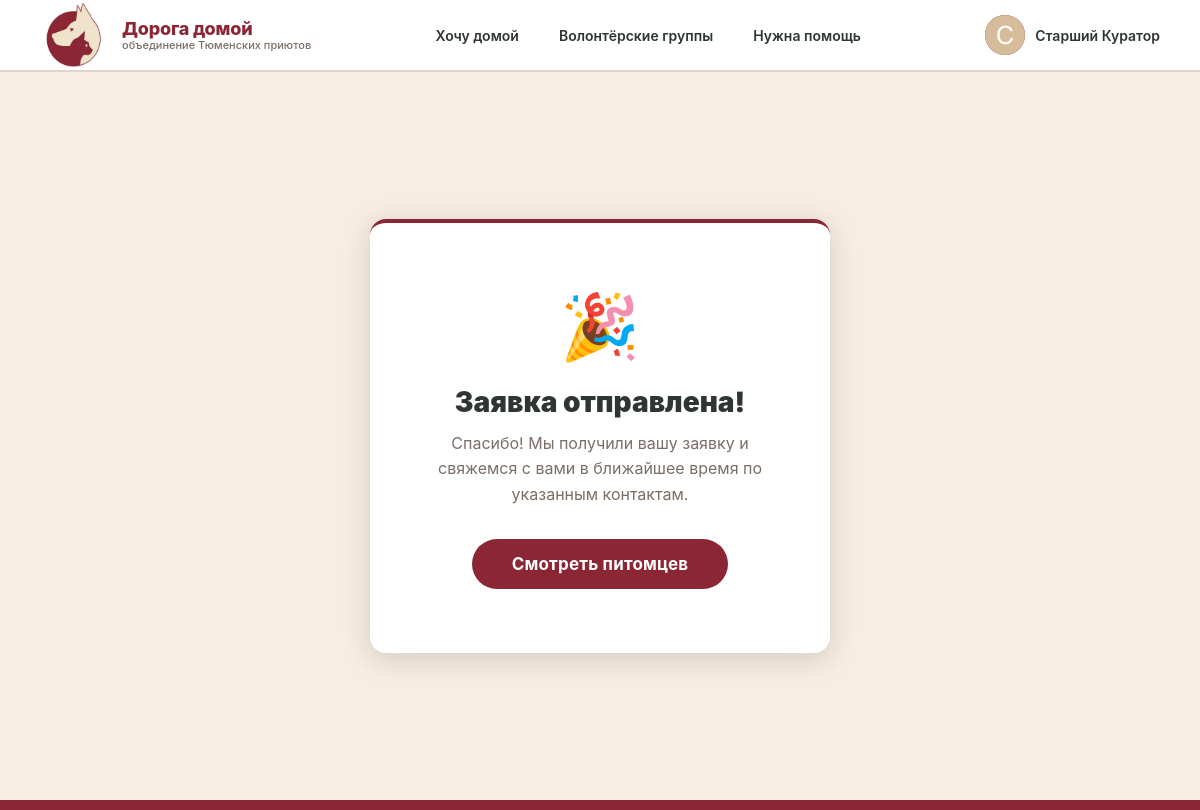
Page /events/success/ (signed in) on the committed database.
### users/models.py (models this page shows, shortened)
class User(AbstractUser):
    username = models.CharField(
        max_length=150,
        unique=True
    )
    ROLE_CHOICES = [
        ("user", "Население"),
        ("shelter", "Приют"),
    ]
    email = models.EmailField(
        verbose_name="Email",
        blank=True,
        null=True,
    )
    name = models.CharField(
        max_length=UserFieldLength.NAME,
        verbose_name="Имя",
    )
    surname = models.CharField(
        max_length=UserFieldLength.SURNAME,
        verbose_name="Фамилия",
    )
    avatar = models.ImageField(
        upload_to="avatars/",
        verbose_name="Аватарка",
        blank=True,
        null=True,
    )
    role = models.CharField(
        max_length=20,
        choices=ROLE_CHOICES,
        default="user"
    )
    phone = models.CharField(
        unique=True,
        max_length=UserFieldLength.PHONE,
        verbose_name="Телефон",
        blank=True,
        null=True,
    )
    vk = models.URLField(
        blank=True,
        verbose_name="Ссылка VK",
    )
    telegram = models.CharField(
        max_length=33,
        blank=True,
        verbose_name="Telegram",
    )
    about = models.TextField(
        blank=True,
        null=True,
        verbose_name="О себе",
    )
    favorites = models.ManyToManyField(
        "animals.Animal",
        related_name="interested_users",
        blank=True,
        verbose_name="Избранные животные",
    )
    USERNAME_FIELD = "username"
    REQUIRED_FIELDS = ["email", "name", "surname"]
    objects = UserManager()
    class Meta:
        verbose_name = "Пользователь"
        verbose_name_plural = "Пользователи"
        ordering = ["-date_joined"]

### events/views.py (the view)
# urls.py: path("success/", ApplicationSuccessView.as_view(), name="success"),
class ApplicationSuccessView(TemplateView):
    template_name = "applications/application-success.html"

### events/templates/applications/application-success.html (shortened to what this page needs)
{% extends "base.html" %}
{% block content %}
<div class="success-page">
  <div class="success-card">
    <div class="success-card__icon">🎉</div>
    <h1>Заявка отправлена!</h1>
    <p>Спасибо! Мы получили вашу заявку и свяжемся с вами в ближайшее время по указанным контактам.</p>
    <a href="{% url 'animals:animal_list' %}" class="btn btn-red btn-lg">Смотреть питомцев</a>
  </div>
</div>
{% endblock %}

### templates/base.html (shortened to what this page needs)
{% load static %}
<!DOCTYPE html>
<html lang="ru">
<head>
  <link rel="stylesheet" href="{% static 'css/style.css' %}" />
</head>
<body style="display:flex; flex-direction:column; min-height:100vh;">
<header class="header">
  <div class="header__inner">
    <a href="{% url 'home' %}" class="header__logo">
      <div class="header__logo-icon">
        <img src="{% static 'img/logo.jpg' %}">
      </div>
      <div class="header__logo-text">
        <div class="header__logo-title">
          Дорога домой
        </div>
        <div class="header__logo-sub">
          объединение Тюменских приютов
        </div>
      </div>
    </a>
    <nav class="header__nav">
      <a href="{% url 'animals:animal_list' %}" class="{% block nav_home %}{% endblock %}">Хочу домой</a>
      <a href="{% url 'users:group_list' %}" class="{% block nav_groups %}{% endblock %}">Волонтёрские группы</a>
      <a href="{% url 'events:event_list' %}" class="{% block nav_events %}{% endblock %}">Нужна помощь</a>
    </nav>
    <div class="header__user">
      {% if user.is_authenticated %}
        <a href="{% url 'users:user_detail' user.id %}" style="display:flex;align-items:center;gap:10px;">
          {% if user.avatar %}
            <img class="avatar-circle" src="{{ user.avatar.url }}" alt="{{ user.username }}" style="width:40px;height:40px;" />
          {% else %}
            <div class="avatar-circle" style="width:40px;height:40px;font-size:15px;">{{ user.name|first|upper }}</div>
          {% endif %}
          <span class="header__user-name">
            {% if user.name and user.surname %}{{ user.name }} {{ user.surname }}{% else %}{{ user.username }}{% endif %}
          </span>
        </a>
      {% else %}
        <div class="header__auth">
          <a href="{% url 'users:login' %}" class="ghost">Войти</a>
          <a href="{% url 'users:register' %}" class="cta">Регистрация</a>
        </div>
      {% endif %}
    </div>
  </div>
</header>
<main style="flex:1;">{% block content %}{% endblock %}</main>
<footer style="background:var(--red); height:10px; width:100%; flex-shrink:0;"></footer>
</body>
</html>

### static/css/style.css (style rules this page uses)
*, *::before, *::after { box-sizing: border-box; margin: 0; padding: 0; }
:root { --red: #8b2635; --red-dark:#6e1e29; --red-light:#b83347; --dark: #2e3532; --dark2: #1e2420; --cream: #f7ede2; --cream2: #efe4d8; --white: #ffffff; --muted: #7a6e66; --border: #e0d4c8; --shadow: 0 2px 16px rgba(46,53,50,.10); --shadow-h:0 6px 28px rgba(46,53,50,.18); --r: 16px; --r-sm: 10px; --r-pill: 50px; }
html { font-size: 16px; scroll-behavior: smooth; }
body { font-family: 'Inter', -apple-system, BlinkMacSystemFont, sans-serif; background: var(--cream); color: var(--dark); min-height: 100vh; }
a { text-decoration: none; color: inherit; }
img { max-width: 100%; display: block; }
.header { position: sticky; top: 0; z-index: 100; background: var(--white); border-bottom: 2px solid var(--border); height: 72px; display: flex; align-items: center; padding: 0 40px; }
.header__inner { width: 100%; max-width: 1400px; margin: 0 auto; display: flex; align-items: center; justify-content: space-between; gap: 24px; }
.header__logo { display: flex; align-items: center; gap: 12px; flex-shrink: 0; }
.header__logo-icon { width: 70px; height: 70px; background: var(--red); border-radius: 50%; display: flex; align-items: center; justify-content: center; overflow: hidden; flex-shrink: 0; }
.header__logo-icon { width: 70px; height: 70px; border-radius: 50%; overflow: hidden; display: flex; align-items: center; justify-content: center; background: transparent; flex-shrink: 0; }
.header__logo-icon img { width: 100%; height: 100%; object-fit: cover; display: block; }
.header__logo-text { line-height: 1.2; }
.header__logo-title { font-size: 18px; font-weight: 800; color: var(--red); letter-spacing: -.01em; }
.header__logo-sub { font-size: 11px; color: var(--muted); font-weight: 500; }
.header__nav { display: flex; align-items: center; gap: 4px; }
.header__nav a { padding: 8px 18px; font-size: 14px; font-weight: 600; color: var(--dark); border-radius: var(--r-pill); transition: background .15s, color .15s; white-space: nowrap; position: relative; }
.header__nav a::after { content: ''; position: absolute; bottom: 4px; left: 18px; right: 18px; height: 2px; background: var(--red); transform: scaleX(0); transition: transform .2s; }
.header__user { display: flex; align-items: center; gap: 10px; flex-shrink: 0; }
.avatar-circle { width: 40px; height: 40px; border-radius: 50%; object-fit: cover; background: var(--red); color: var(--white); display: flex; align-items: center; justify-content: center; font-weight: 700; font-size: 15px; flex-shrink: 0; }
.header__user-name { font-size: 14px; font-weight: 600; }
.btn { display: inline-flex; align-items: center; justify-content: center; gap: 7px; padding: 11px 28px; border-radius: var(--r-pill); font-size: 15px; font-weight: 700; cursor: pointer; border: none; transition: background .15s, transform .1s, box-shadow .15s; letter-spacing: .01em; }
.btn-red { background: var(--red); color: var(--white); }
.btn-lg { padding: 15px 40px; font-size: 17px; }
.header__logo-icon img { width: 100%; height: 100%; object-fit: cover; }
.success-page { min-height: calc(100vh - 72px); display: flex; align-items: center; justify-content: center; }
.success-card { background: var(--white); border-radius: var(--r); padding: 64px 52px; text-align: center; box-shadow: var(--shadow-h); max-width: 460px; border-top: 4px solid var(--red); }
.success-card__icon { font-size: 64px; margin-bottom: 20px; }
.success-card h1 { font-size: 28px; font-weight: 900; margin-bottom: 12px; color: var(--dark); }
.success-card p { font-size: 16px; color: var(--muted); margin-bottom: 32px; line-height: 1.6; }

### rows in the picture
User: avatar (picture), name "Старший", surname "Куратор"
